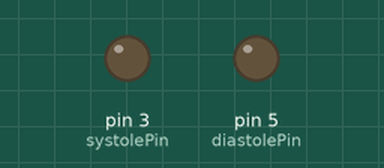
Recording of a sketch running on a simulated Arduino Nano, built with avr-gcc and run on an emulated ATmega328P. On the bench: output pins drawn as LEDs (lit = HIGH). What the sketch prints to the serial monitor is not drawn.

Above: at 0.15 s.
Timing chart, 0 to 1.6 s (numbered marks = the images above):
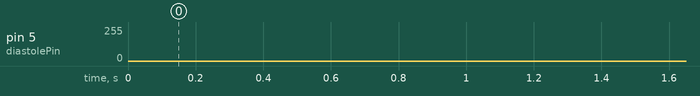

The sketch:

HeartLight.ino
```cpp
/* HeartLight
 * ----------
 * I don't have much else to give, so I'm giving her a piece of my heart.
 *
 * Not literally. Ew. Also, ow.
 *
 * But I can cast a piece of resin that pulses and beats in rhythm with my heart, and
 * build a little box around it. This drives an Arduino microcontroller (I'm using
 * an Elegoo Nano, which is a knockoff of the Arduino Nano with a different USB driver).
 * It pulses two pins - one for "systole" and one for "diastole" - some number of times
 * per minute.
 *
 * It has a model for heart beat over time, based on a bunch of data I've collected from my
 * Fitbit. It's pretty simple, though - just a curvefit (yay for SciPy) over a month of averaged
 * heart rate data, fit against a 5th order model.
 *
 * That is, f(x) = ax + bx^2 + cx^3 + dx^4 + ex^5 + f
 * f(x) = heart rate at time x where x in range [0, 86400]. So it loops back around after 24 hours.
 * It's reasonably flat. I mean, the averaged range is 60->75. But it's a little piece of me.
 *
 * Maybe, before I'm done, I'll attach a proximity sensor to it, and have it rise as a
 * function of that signal. That'll be fun.
 */

int systolePin = 3;
int diastolePin = 5;
int defaultRate = 30;
long startTime = 9000;  // start at 20K seconds. loop around at 86400.
long lastMillis = 0;
double a = -1.40006006e-03;
double b = 1.14829493e-07;
double c = -3.27110291e-12;
double d = 4.00145962e-17;
double e = -1.78367819e-22;
double f = 7.03160970e+01;

// the setup function runs once when you press reset or power the board
void setup() {
  Serial.begin(9600);
}

void loop() {
  beat();
}

void singleBeat(float riseSpan, float fallSpan, int pin) {
  int pinDelay = 1;
  for (float i=0.0; i<riseSpan; i++) {
    int val = int(255.0 * i / riseSpan);
    analogWrite(pin, val);
    delay(pinDelay);
  }
  analogWrite(pin, 255);
  delay(pinDelay);
  for (float i=0; i<fallSpan; i++) {
    analogWrite(pin, 255 - int(255.0 * i / fallSpan));
    delay(pinDelay);
  }
  analogWrite(pin, 0);
}

void systoleBeat(int rate) {
  int rise = int(rate*0.85);
  int fall = int(rate*0.15);

//  Serial.println("systole");
  singleBeat(rise, fall, systolePin);
  // slow rise, quick drop
  // 75% rise, 25% drop?
}

void diastoleBeat(int rate) {
  // quickish rise, slow drop
  singleBeat(int(rate*0.3), int(rate*0.7), diastolePin);
}

float getHeartRate() {
  long x = (startTime + long(millis()/1000)) % 86400;

  double rate = (a*x) + (b*x*x) + (c*x*x*x) + (d*x*x*x*x) + (e*x*x*x*x*x) + f;
  Serial.print("time: ");
  Serial.println(x);
  Serial.print("rate: ");
  Serial.println(rate);
  if (rate <= 0) {
    rate = defaultRate;
  }
  return float(rate);
}

void beat() {
  float bpm = getHeartRate();
  float mspb = 60000.0 / bpm;
  float systoleTime = mspb * 0.25;
  float diastoleTime = mspb * 0.5;
  int restTime = int(mspb * 0.2);

  systoleBeat(systoleTime);
  diastoleBeat(diastoleTime);
  delay(restTime);
}
```
